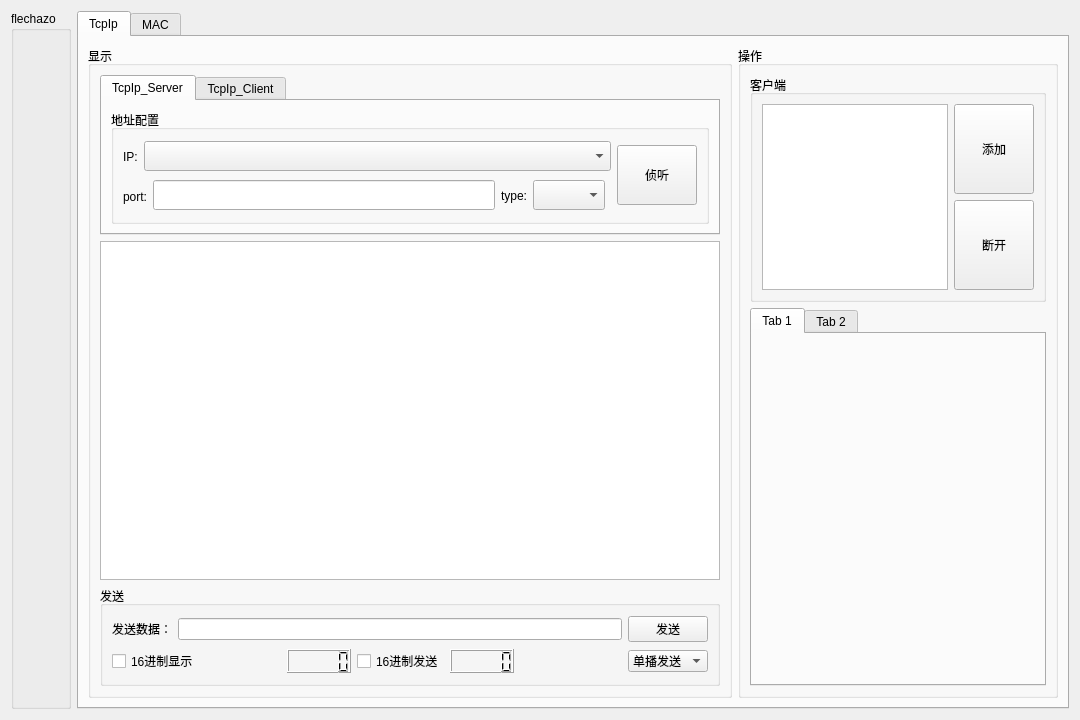
<?xml version="1.0" encoding="UTF-8"?>
<ui version="4.0">
 <class>Com_Network</class>
 <widget class="QWidget" name="Com_Network">
  <property name="geometry">
   <rect>
    <x>0</x>
    <y>0</y>
    <width>1080</width>
    <height>720</height>
   </rect>
  </property>
  <property name="windowTitle">
   <string>Com_Network</string>
  </property>
  <layout class="QHBoxLayout" name="horizontalLayout">
   <item>
    <widget class="QGroupBox" name="groupBox_info">
     <property name="maximumSize">
      <size>
       <width>60</width>
       <height>16777215</height>
      </size>
     </property>
     <property name="title">
      <string>flechazo</string>
     </property>
    </widget>
   </item>
   <item>
    <widget class="QTabWidget" name="tabWidget">
     <property name="currentIndex">
      <number>0</number>
     </property>
     <widget class="QWidget" name="tab_Tcpip">
      <attribute name="title">
       <string>TcpIp</string>
      </attribute>
      <layout class="QHBoxLayout" name="horizontalLayout_2">
       <item>
        <widget class="QGroupBox" name="groupBox_com_view">
         <property name="title">
          <string>显示</string>
         </property>
         <layout class="QVBoxLayout" name="verticalLayout_3">
          <item>
           <widget class="QTabWidget" name="tabWidget_config">
            <property name="maximumSize">
             <size>
              <width>16777215</width>
              <height>160</height>
             </size>
            </property>
            <property name="currentIndex">
             <number>0</number>
            </property>
            <widget class="QWidget" name="tab_config_tcpip_server">
             <attribute name="title">
              <string>TcpIp_Server</string>
             </attribute>
             <layout class="QGridLayout" name="gridLayout_4">
              <item row="0" column="0">
               <widget class="QGroupBox" name="groupBox_config_tcpip_server_address">
                <property name="minimumSize">
                 <size>
                  <width>0</width>
                  <height>100</height>
                 </size>
                </property>
                <property name="maximumSize">
                 <size>
                  <width>16777215</width>
                  <height>120</height>
                 </size>
                </property>
                <property name="title">
                 <string>地址配置</string>
                </property>
                <layout class="QGridLayout" name="gridLayout">
                 <item row="1" column="4">
                  <widget class="QComboBox" name="comboBox_config_tcpip_server_type">
                   <property name="minimumSize">
                    <size>
                     <width>0</width>
                     <height>30</height>
                    </size>
                   </property>
                   <property name="maximumSize">
                    <size>
                     <width>16777215</width>
                     <height>30</height>
                    </size>
                   </property>
                  </widget>
                 </item>
                 <item row="0" column="0">
                  <widget class="QLabel" name="label_config_tcpip_server_ip">
                   <property name="minimumSize">
                    <size>
                     <width>0</width>
                     <height>35</height>
                    </size>
                   </property>
                   <property name="maximumSize">
                    <size>
                     <width>16777215</width>
                     <height>90</height>
                    </size>
                   </property>
                   <property name="text">
                    <string>IP:</string>
                   </property>
                  </widget>
                 </item>
                 <item row="0" column="6" rowspan="2">
                  <widget class="QPushButton" name="pushButton_config_tcpip_server">
                   <property name="minimumSize">
                    <size>
                     <width>0</width>
                     <height>60</height>
                    </size>
                   </property>
                   <property name="text">
                    <string>侦听</string>
                   </property>
                  </widget>
                 </item>
                 <item row="0" column="1" colspan="5">
                  <widget class="QComboBox" name="comboBox_config_tcpip_server_ip">
                   <property name="minimumSize">
                    <size>
                     <width>0</width>
                     <height>20</height>
                    </size>
                   </property>
                   <property name="maximumSize">
                    <size>
                     <width>16777215</width>
                     <height>30</height>
                    </size>
                   </property>
                  </widget>
                 </item>
                 <item row="1" column="0" colspan="2">
                  <widget class="QLabel" name="label_config_tcpip_server_port">
                   <property name="minimumSize">
                    <size>
                     <width>0</width>
                     <height>35</height>
                    </size>
                   </property>
                   <property name="maximumSize">
                    <size>
                     <width>16777215</width>
                     <height>90</height>
                    </size>
                   </property>
                   <property name="text">
                    <string>port:</string>
                   </property>
                  </widget>
                 </item>
                 <item row="1" column="2">
                  <widget class="QLineEdit" name="lineEdit_config_tcpip_server_port">
                   <property name="minimumSize">
                    <size>
                     <width>0</width>
                     <height>20</height>
                    </size>
                   </property>
                   <property name="maximumSize">
                    <size>
                     <width>16777215</width>
                     <height>30</height>
                    </size>
                   </property>
                  </widget>
                 </item>
                 <item row="1" column="3">
                  <widget class="QLabel" name="label_config_tcpip_server_type">
                   <property name="text">
                    <string>type:</string>
                   </property>
                  </widget>
                 </item>
                </layout>
               </widget>
              </item>
             </layout>
            </widget>
            <widget class="QWidget" name="tab_config_tcpip_client">
             <attribute name="title">
              <string>TcpIp_Client</string>
             </attribute>
             <layout class="QVBoxLayout" name="verticalLayout_4">
              <item>
               <widget class="QGroupBox" name="groupBox_config_tcpip_client_info">
                <property name="title">
                 <string>info</string>
                </property>
               </widget>
              </item>
              <item>
               <widget class="QGroupBox" name="groupBox_config_tcpip_client_ip">
                <property name="title">
                 <string>ip配置</string>
                </property>
                <layout class="QHBoxLayout" name="horizontalLayout_4">
                 <item>
                  <widget class="QLabel" name="label_config_tcpip_client_ip">
                   <property name="minimumSize">
                    <size>
                     <width>40</width>
                     <height>30</height>
                    </size>
                   </property>
                   <property name="maximumSize">
                    <size>
                     <width>40</width>
                     <height>16777215</height>
                    </size>
                   </property>
                   <property name="text">
                    <string>IP:</string>
                   </property>
                  </widget>
                 </item>
                 <item>
                  <widget class="QComboBox" name="comboBox_config_tcpip_client_ip">
                   <property name="minimumSize">
                    <size>
                     <width>240</width>
                     <height>30</height>
                    </size>
                   </property>
                   <property name="editable">
                    <bool>true</bool>
                   </property>
                  </widget>
                 </item>
                 <item>
                  <widget class="QLabel" name="label_config_tcpip_client_port">
                   <property name="minimumSize">
                    <size>
                     <width>40</width>
                     <height>30</height>
                    </size>
                   </property>
                   <property name="maximumSize">
                    <size>
                     <width>40</width>
                     <height>16777215</height>
                    </size>
                   </property>
                   <property name="text">
                    <string>port:</string>
                   </property>
                  </widget>
                 </item>
                 <item>
                  <widget class="QLineEdit" name="lineEdit_config_tcpip_client_port">
                   <property name="minimumSize">
                    <size>
                     <width>40</width>
                     <height>30</height>
                    </size>
                   </property>
                   <property name="maximumSize">
                    <size>
                     <width>180</width>
                     <height>16777215</height>
                    </size>
                   </property>
                  </widget>
                 </item>
                 <item>
                  <widget class="QLabel" name="label_config_tcpip_client_ip_type">
                   <property name="minimumSize">
                    <size>
                     <width>40</width>
                     <height>30</height>
                    </size>
                   </property>
                   <property name="maximumSize">
                    <size>
                     <width>40</width>
                     <height>16777215</height>
                    </size>
                   </property>
                   <property name="text">
                    <string>协议</string>
                   </property>
                  </widget>
                 </item>
                 <item>
                  <widget class="QComboBox" name="comboBox_config_tcpip_client_type">
                   <property name="minimumSize">
                    <size>
                     <width>60</width>
                     <height>30</height>
                    </size>
                   </property>
                   <property name="maximumSize">
                    <size>
                     <width>60</width>
                     <height>16777215</height>
                    </size>
                   </property>
                  </widget>
                 </item>
                 <item>
                  <widget class="QPushButton" name="pushButton_config_tcpip_client">
                   <property name="minimumSize">
                    <size>
                     <width>60</width>
                     <height>40</height>
                    </size>
                   </property>
                   <property name="text">
                    <string>连接</string>
                   </property>
                  </widget>
                 </item>
                </layout>
               </widget>
              </item>
             </layout>
            </widget>
           </widget>
          </item>
          <item>
           <widget class="QTextBrowser" name="textBrowser_com_view"/>
          </item>
          <item>
           <widget class="QGroupBox" name="groupBox_com_view_operate">
            <property name="minimumSize">
             <size>
              <width>0</width>
              <height>100</height>
             </size>
            </property>
            <property name="title">
             <string>发送</string>
            </property>
            <layout class="QGridLayout" name="gridLayout_3">
             <item row="0" column="1" colspan="7">
              <widget class="QLineEdit" name="lineEdit_com_view_operate_send"/>
             </item>
             <item row="1" column="3">
              <widget class="QLCDNumber" name="lcdNumber_com_view_operate_recvnum"/>
             </item>
             <item row="1" column="4">
              <widget class="QCheckBox" name="checkBox_com_view_operate_hexsend">
               <property name="text">
                <string>16进制发送</string>
               </property>
              </widget>
             </item>
             <item row="1" column="0" colspan="2">
              <widget class="QCheckBox" name="checkBox_com_view_operate_hexrecv">
               <property name="text">
                <string>16进制显示</string>
               </property>
              </widget>
             </item>
             <item row="0" column="0">
              <widget class="QLabel" name="label_com_view_operate_send">
               <property name="text">
                <string>发送数据：</string>
               </property>
              </widget>
             </item>
             <item row="0" column="9">
              <widget class="QPushButton" name="pushButton_com_view_operate_send">
               <property name="text">
                <string>发送</string>
               </property>
              </widget>
             </item>
             <item row="1" column="5">
              <widget class="QLCDNumber" name="lcdNumber_com_view_operate_sendnum"/>
             </item>
             <item row="1" column="9">
              <widget class="QComboBox" name="comboBox_com_view_operate_sendmode">
               <item>
                <property name="text">
                 <string>单播发送</string>
                </property>
               </item>
               <item>
                <property name="text">
                 <string>广播发送</string>
                </property>
               </item>
              </widget>
             </item>
            </layout>
           </widget>
          </item>
         </layout>
        </widget>
       </item>
       <item>
        <widget class="QGroupBox" name="groupBox_com_func">
         <property name="title">
          <string>操作</string>
         </property>
         <layout class="QVBoxLayout" name="verticalLayout_2">
          <item>
           <widget class="QGroupBox" name="groupBox_config_tcpip_server_device">
            <property name="title">
             <string>客户端</string>
            </property>
            <layout class="QGridLayout" name="gridLayout_2">
             <item row="0" column="1">
              <widget class="QPushButton" name="pushButton_config_tcpip_server_device_add">
               <property name="minimumSize">
                <size>
                 <width>0</width>
                 <height>35</height>
                </size>
               </property>
               <property name="maximumSize">
                <size>
                 <width>16777215</width>
                 <height>90</height>
                </size>
               </property>
               <property name="text">
                <string>添加</string>
               </property>
              </widget>
             </item>
             <item row="1" column="1">
              <widget class="QPushButton" name="pushButton_config_tcpip_server_device_del">
               <property name="minimumSize">
                <size>
                 <width>0</width>
                 <height>35</height>
                </size>
               </property>
               <property name="maximumSize">
                <size>
                 <width>16777215</width>
                 <height>90</height>
                </size>
               </property>
               <property name="text">
                <string>断开</string>
               </property>
              </widget>
             </item>
             <item row="0" column="0" rowspan="2">
              <widget class="QTableWidget" name="tableWidget_config_tcpip_server_device_view">
               <property name="minimumSize">
                <size>
                 <width>0</width>
                 <height>120</height>
                </size>
               </property>
               <property name="maximumSize">
                <size>
                 <width>16777215</width>
                 <height>460</height>
                </size>
               </property>
              </widget>
             </item>
            </layout>
           </widget>
          </item>
          <item>
           <widget class="QTabWidget" name="tabWidget_com_func">
            <property name="currentIndex">
             <number>0</number>
            </property>
            <widget class="QWidget" name="tab_com_func">
             <attribute name="title">
              <string>Tab 1</string>
             </attribute>
            </widget>
            <widget class="QWidget" name="tab_com_func2">
             <attribute name="title">
              <string>Tab 2</string>
             </attribute>
            </widget>
           </widget>
          </item>
         </layout>
        </widget>
       </item>
      </layout>
     </widget>
     <widget class="QWidget" name="tab_MAC">
      <attribute name="title">
       <string>MAC</string>
      </attribute>
     </widget>
    </widget>
   </item>
  </layout>
 </widget>
 <resources/>
 <connections/>
</ui>
